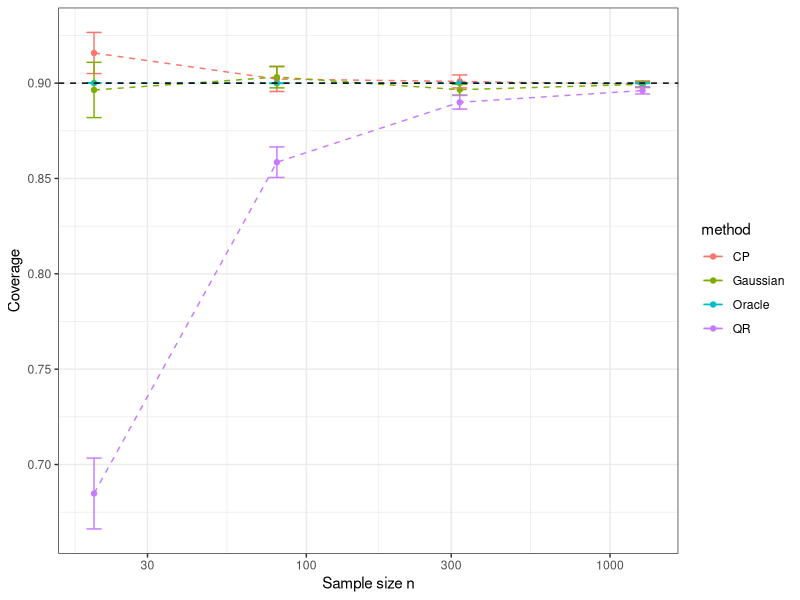
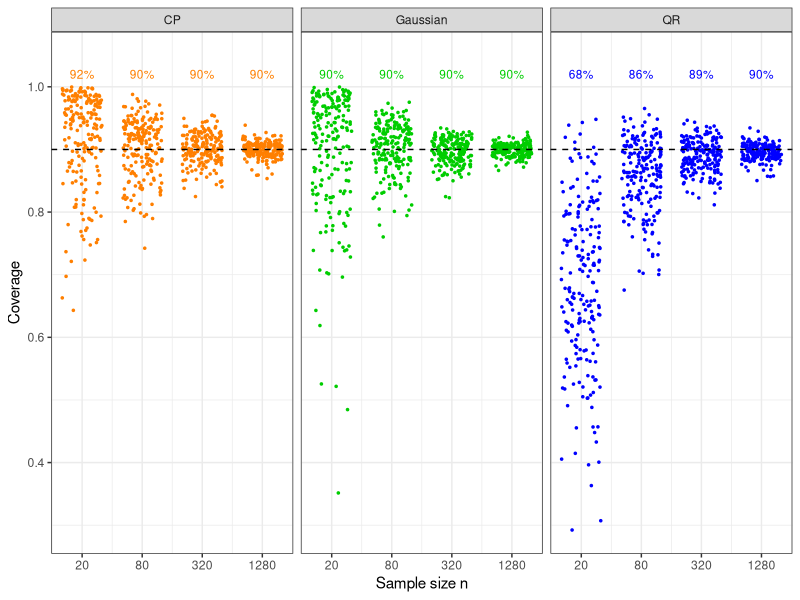
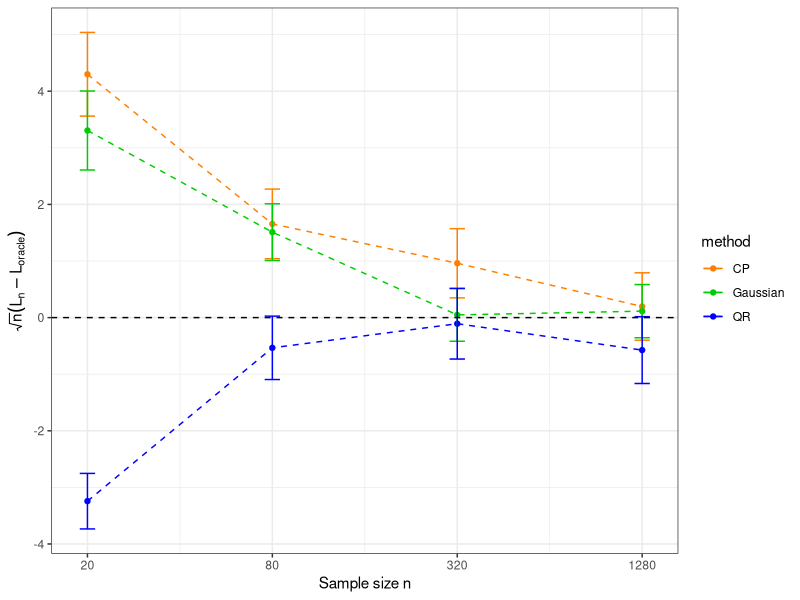

These figures' R source, in order:
# =============================
# Setup
# =============================
set.seed(1)
library(ggplot2)
library(dplyr)

# Parameters
n_list <- c(20, 80, 320, 1280)
M      <- 200
n_test <- 100000
alpha  <- 0.1
beta   <- 2; a <- 1; sigma <- 1
f <- function(x) beta * x + a

# Quantile regression loss function
rho <- function(u, tau) u * (tau - (u < 0))

fit_qr <- function(X, y, tau) {
  p <- ncol(X)
  optim(
    par    = rep(0, p),
    fn     = function(beta) sum(rho(y - X %*% beta, tau)),
    method = "BFGS"
  )$par
}


# =============================
# Simulation
# =============================
results_all <- data.frame()

for (n in n_list) {
  cat("Running n =", n, "\n")
  n_train <- n / 2
  n_cal   <- n / 2
  
  for (m in 1:M) {
    gen_data <- function(n) {
      x <- runif(n, -1, 1)
      data.frame(x = x, y = f(x) + rnorm(n, 0, sigma))
    }
    
    train <- gen_data(n_train)
    cal   <- gen_data(n_cal)
    test  <- gen_data(n_test)
    
    lm_fit     <- lm(y ~ x, data = train)
    pred_train <- predict(lm_fit, train)
    pred_cal   <- predict(lm_fit, cal)
    pred_test  <- predict(lm_fit, test)
    
    # Oracle
    z            <- qnorm(1 - alpha / 2)
    oracle_lower <- f(test$x) - z * sigma
    oracle_upper <- f(test$x) + z * sigma
    
    # Gaussian
    sigma_hat  <- sqrt(sum((train$y - pred_train)^2) / (n_train - 2))
    XtX_inv    <- solve(crossprod(model.matrix(lm_fit)))
    x_test_mat <- model.matrix(~x, data = test)
    se_pred    <- sqrt(sigma_hat^2 * (1 + rowSums((x_test_mat %*% XtX_inv) * x_test_mat)))
    t_val      <- qt(1 - alpha / 2, df = n_train - 2)
    gauss_lower <- pred_test - t_val * se_pred
    gauss_upper <- pred_test + t_val * se_pred
    
    # QR
    X_cal <- model.matrix(~ x, data = cal)
    X_test <- model.matrix(~ x, data = test)
    
    beta_low  <- fit_qr(X_cal, cal$y, alpha / 2)
    beta_high <- fit_qr(X_cal, cal$y, 1 - alpha / 2)
    
    qr_lower <- X_test %*% beta_low
    qr_upper <- X_test %*% beta_high
    
    # Conformal
    k      <- ceiling((n_cal + 1) * (1 - alpha))
    q_cp   <- sort(abs(cal$y - pred_cal))[k]
    cp_lower <- pred_test - q_cp
    cp_upper <- pred_test + q_cp
    
    # Metrics
    cov_fn <- function(l, u) mean(test$y >= l & test$y <= u)
    len_fn <- function(l, u) mean(u - l)
    
    results_all <- rbind(results_all, data.frame(
      n      = n,
      m = m,
      method = c("Oracle", "Gaussian", "QR", "CP"),
      coverage = c(cov_fn(oracle_lower, oracle_upper),
                   cov_fn(gauss_lower, gauss_upper),
                   cov_fn(qr_lower, qr_upper),
                   cov_fn(cp_lower, cp_upper)),
      length = c(len_fn(oracle_lower, oracle_upper),
                 len_fn(gauss_lower, gauss_upper),
                 len_fn(qr_lower, qr_upper),
                 len_fn(cp_lower, cp_upper))
    ))
  }
}

# =============================
# Post-processing
# =============================
summary_df <- results_all |>
  mutate(length_scaled = ifelse(
    method == "Oracle",
    length,
    sqrt(n) * length
  )) |>
  group_by(n, method) |>
  summarise(
    mean_cov    = mean(coverage),
    se_cov      = sd(coverage) / sqrt(M),
    mean_len    = mean(length_scaled),
    se_len      = sd(length_scaled) / sqrt(M),
    .groups = "drop"
  )

# =============================
# Plot: Coverage
# =============================
ggplot(summary_df, aes(x = n, y = mean_cov, color = method, group = method)) +
  geom_line(linetype = "dashed") +
  geom_point() +
  geom_errorbar(aes(ymin = mean_cov - 2 * se_cov,
                    ymax = mean_cov + 2 * se_cov), width = 0.05) +
  geom_hline(yintercept = 1 - alpha, linetype = "dashed", color = "black") +
  scale_x_log10() +
  labs(y = "Coverage", x = "Sample size n") +
  theme_bw()


mean_cov <- results_all |> 
  filter(method != "Oracle") |>
  group_by(n, method) |>
  summarise(mean_cov = mean(coverage), .groups = "drop")

method_colors <- c("CP" = "#F8766D", "Gaussian" = "#00BA38", "QR" = "#619CFF")

method_colors <- c(
  "CP"       = "darkorange1",  # orange-rød
  "Gaussian" = "green3",  # grøn
  "QR"       = "blue"
)

ggplot(results_all |> filter(method != "Oracle"),
       aes(x = as.numeric(as.character(n)), y = coverage, color = method)) +
  geom_jitter(shape = 20, size = 1, width = 0.20) +
  geom_hline(yintercept = 1 - alpha, linetype = "dashed", color = "black") +
  geom_text(data = mean_cov,
            aes(x = as.numeric(as.character(n)), y = 1.02,
                label = scales::percent(mean_cov, accuracy = 1)),
            size = 3) +
  coord_cartesian(ylim = c(NA, 1.05)) +
  scale_x_log10(breaks = n_list, labels = n_list) +
  facet_wrap(~ method) +
  labs(y = "Coverage", x = "Sample size n") +
  scale_color_manual(values = method_colors) +
  theme_bw() +
  theme(legend.position = "none")


# =============================
# Plot: Length (scaled)
# =============================
results_all <- left_join(results_all,
                         results_all |> filter(method == "Oracle") |>
                           group_by(n) |> summarise(L_oracle = mean(length)),
                         by = "n")


summary_diff <- results_all |>
  filter(method != "Oracle") |>
  mutate(length_diff = sqrt(n) * (length - L_oracle)) |>
  group_by(n, method) |>
  summarise(
    mean_len = mean(length_diff),
    se_len   = sd(length_diff) / sqrt(M),
    .groups  = "drop"
  )


ggplot(summary_diff, aes(x = n, y = mean_len, color = method, group = method)) +
  geom_line(linetype = "dashed") +
  geom_point() +
  geom_errorbar(aes(ymin = mean_len - 2 * se_len,
                    ymax = mean_len + 2 * se_len), width = 0.05) +
  geom_hline(yintercept = 0, linetype = "dashed", color = "black") +
  scale_x_log10(breaks = n_list) +
  labs(y = expression(sqrt(n) * (L[n] - L[oracle])), x = "Sample size n") +
  scale_color_manual(values = method_colors) +
  theme_bw()
